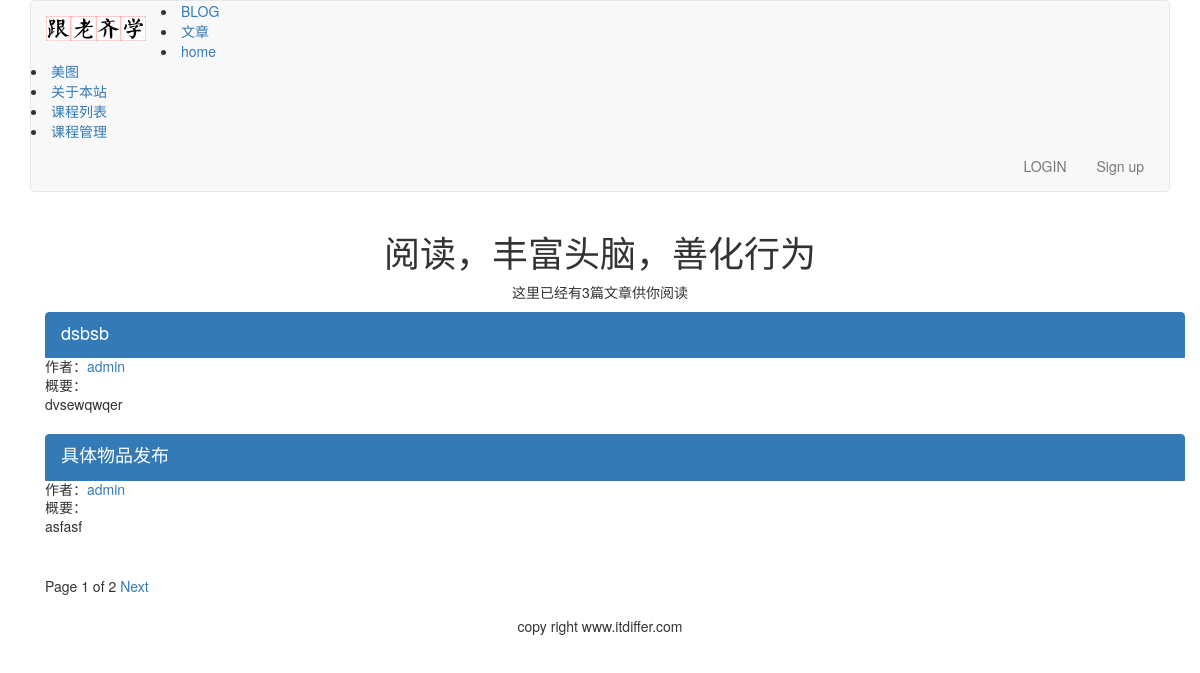
The page /article/list-article-titles/ on the database its author committed.
### article/models.py (models this page shows, shortened)
class ArticlePost(models.Model):
    author = models.ForeignKey(User,on_delete=models.CASCADE, related_name="article")
    title = models.CharField(max_length=200)
    slug = models.SlugField(max_length=500)
    column = models.ForeignKey(ArticleColumn, on_delete=models.CASCADE,related_name="article_column")
    body = models.TextField()
    created = models.DateTimeField(default=timezone.now)
    updated = models.DateTimeField(auto_now=True)
    users_like = models.ManyToManyField(User, related_name="articles_like", blank=True)
    article_tag = models.ManyToManyField(ArticleTag, related_name='article_tag', blank=True)
    class Meta:
        ordering = ("-updated",)
        index_together = (('id', 'slug'),)
    def get_url_path(self):
        return reverse("article:article_content", args=[self.id, self.slug])

### article/list_views.py (the view)
# urls.py: path('list-article-titles/', list_views.article_titles, name='article_titles'),
def article_titles(request, username=None):
    if username:
        user = User.objects.get(username=username)
        articles_title = ArticlePost.objects.filter(author=user)
        try:
            userinfo = user.userinfo
        except:
            userinfo = None
    else:
        articles_title = ArticlePost.objects.all()
    paginator = Paginator(articles_title, 2)
    page = request.GET.get('page')
    try:
        current_page = paginator.page(page)
        articles = current_page.object_list
    except PageNotAnInteger:
        current_page = paginator.page(1)
        articles = current_page.object_list
    except EmptyPage:
        current_page = paginator.page(paginator.num_pages)
        articles = current_page.object_list
    if username:
        return render(request, "article/list/author_articles.html", {"articles":articles, "page":current_page, "userinfo":userinfo, "user":user})
    return render(request, "article/list/article_titles.html", {"articles":articles, "page": current_page})

### article/templatetags/article_tags.py (called while the page is built)
@register.simple_tag
def total_articles():
    return ArticlePost.objects.count()

### templates/article/list/article_titles.html (shortened to what this page needs)
{% extends "base.html" %}
{% load article_tags %}
{% block content %}
<div class="row text-center vertical-middle-sm">
    <h1>阅读，丰富头脑，善化行为</h1>
    <p>这里已经有{% total_articles %}篇文章供你阅读</p>
</div>
<div class="container">
    {% for article in articles %}
    <div class="list-group">
        <a href="{{article.get_url_path}}" class="list-group-item active">
            <h4 class="list-group-item-heading">{{article.title}}</h4>
        </a>
        <p class="list-group-item-text">作者：<a href="{% url 'article:author_articles' article.author.username %}">{{article.author.username}}</a></p>
        <p class="list-group-item-text">概要：{{article.body|slice:'70'| linebreaks}}</p>
    </div>
    {% endfor %}
{% include "paginator.html" %}
</div>
{% endblock %}

### rows shown on the page
ArticlePost: title "dsbsb", author.username "admin", body "dvsewqwqer"
ArticlePost: title "具体物品发布", author.username "admin", body "asfasf"

### other values the page prints
{{ page.number }} "1"
{{ page.paginator.num_pages }} "2"
